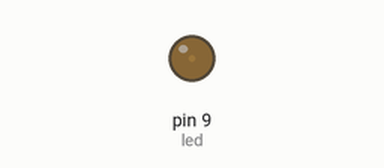
Simulated run of this sketch. Board: Arduino Uno, built with avr-gcc and run on an emulated ATmega328P. Shown: output pins drawn as LEDs (lit = HIGH).

Above: at 0.05 s.
At 0.65 s:
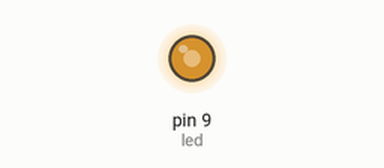
At 0.95 s:
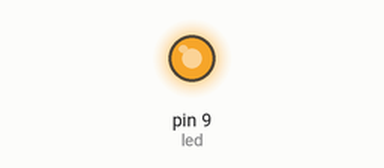
At 1.85 s:
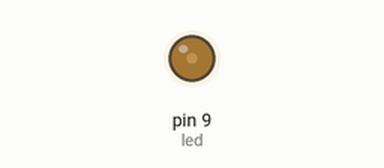
Timing chart, 0 to 4.9 s (numbered marks = the images above):
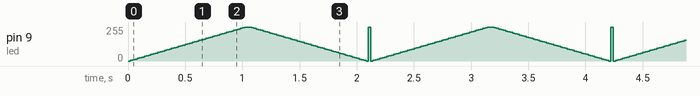

The sketch:

Fade.ino
```cpp
const int MIN_BRIGHTNESS = 0;
const int MAX_BRIGHTNESS = 255;

int led = 9;
int brightness = MIN_BRIGHTNESS;
int fadeStep = 5;


void setup()  {
  pinMode(led, OUTPUT);
}

void loop()  {
  analogWrite(led, brightness);

  brightness = brightness + fadeStep;

  if (!isValidBrightness()) {
    fadeStep = -fadeStep ;
  }

  delay(20);
}

boolean isValidBrightness() {
  return brightness >= MIN_BRIGHTNESS && brightness <= MAX_BRIGHTNESS;
}
```

Measured:
- by itself, pin 9 (led): moves between 0/255 and 255/255, repeating every 2.1 s
